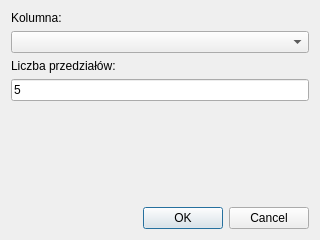
<?xml version="1.0" encoding="UTF-8"?>
<ui version="4.0">
 <class>Dialog</class>
 <widget class="QDialog" name="Dialog">
  <property name="windowModality">
   <enum>Qt::ApplicationModal</enum>
  </property>
  <property name="geometry">
   <rect>
    <x>0</x>
    <y>0</y>
    <width>320</width>
    <height>240</height>
   </rect>
  </property>
  <property name="windowTitle">
   <string>Opcje</string>
  </property>
  <layout class="QVBoxLayout" name="verticalLayout_2">
   <item>
    <layout class="QVBoxLayout" name="verticalLayout">
     <item>
      <widget class="QLabel" name="label">
       <property name="text">
        <string>Kolumna:</string>
       </property>
      </widget>
     </item>
     <item>
      <widget class="QComboBox" name="columnNameCombobox"/>
     </item>
     <item>
      <widget class="QLabel" name="label_2">
       <property name="text">
        <string>Liczba przedziałów:</string>
       </property>
      </widget>
     </item>
     <item>
      <widget class="QLineEdit" name="barNumberTextbox">
       <property name="text">
        <string>5</string>
       </property>
      </widget>
     </item>
     <item>
      <spacer name="verticalSpacer">
       <property name="orientation">
        <enum>Qt::Vertical</enum>
       </property>
       <property name="sizeHint" stdset="0">
        <size>
         <width>20</width>
         <height>40</height>
        </size>
       </property>
      </spacer>
     </item>
    </layout>
   </item>
   <item>
    <widget class="QDialogButtonBox" name="buttonBox">
     <property name="orientation">
      <enum>Qt::Horizontal</enum>
     </property>
     <property name="standardButtons">
      <set>QDialogButtonBox::Cancel|QDialogButtonBox::Ok</set>
     </property>
    </widget>
   </item>
  </layout>
 </widget>
 <resources/>
 <connections>
  <connection>
   <sender>buttonBox</sender>
   <signal>accepted()</signal>
   <receiver>Dialog</receiver>
   <slot>accept()</slot>
   <hints>
    <hint type="sourcelabel">
     <x>248</x>
     <y>254</y>
    </hint>
    <hint type="destinationlabel">
     <x>157</x>
     <y>274</y>
    </hint>
   </hints>
  </connection>
  <connection>
   <sender>buttonBox</sender>
   <signal>rejected()</signal>
   <receiver>Dialog</receiver>
   <slot>reject()</slot>
   <hints>
    <hint type="sourcelabel">
     <x>316</x>
     <y>260</y>
    </hint>
    <hint type="destinationlabel">
     <x>286</x>
     <y>274</y>
    </hint>
   </hints>
  </connection>
 </connections>
</ui>
